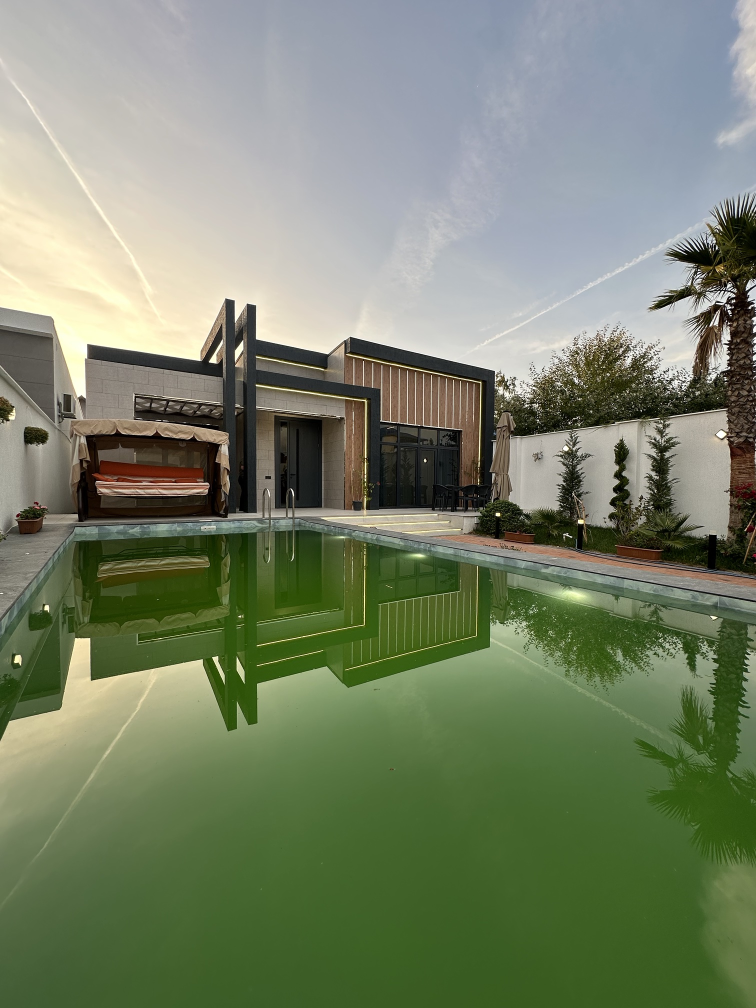
#> input picture montaj/evler/merdekan-4-2sot-160m/orig/facade_pool.jpg, 1512 x 2016 px (shown at 1/2 size); its folder holds 4 pictures in this run
$ python poolblue.py
#> lines starting #> are read from the running program, lines starting #| are printed output that depends on the picture; after the words box and inside, x2 and y2 are one past the last pixel; in counts of white or black regions, pixels touching at a corner belong together
"""Hovuz suyunu yaşıldan göyə çevirir (orig/ -> photos/). Yalnız çəkilmiş poliqon içində, yaşıl tonlara təsir edir."""
import cv2, numpy as np, sys
from pathlib import Path
D = Path(__file__).resolve().parent
POLYS = {
    "facade_pool":   [(140,1062),(520,1040),(980,1110),(1540,1215),(1540,2040),(-40,2040),(-40,1460)],
    "pool_palm":     [(-40,1120),(560,1050),(980,990),(1540,1040),(1540,2040),(-40,2040)],
    "facade_garden": [(0,1092),(470,1062),(560,1062),(560,1100),(0,1150)],
    "terrace_pool":  [(700,1052),(1340,1042),(1440,1135),(760,1172)],
}
for k, poly in POLYS.items():
    im = cv2.imread(str(D / "orig" / f"{k}.jpg"))
#> im is the input picture: shape (2016, 1512, 3); mean B, G, R 105.7, 130.6, 119.8
    h, w = im.shape[:2]
#> h = 2016; w = 1512
    m = np.zeros((h, w), np.uint8)
    cv2.fillPoly(m, [np.array(poly, np.int32)], 255)
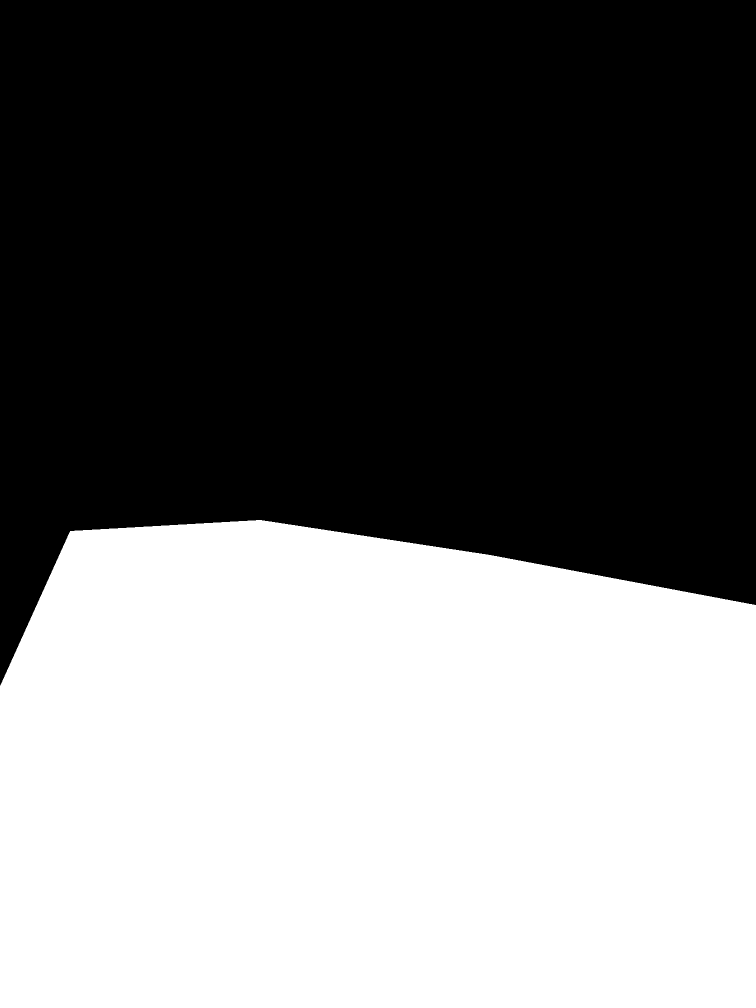
#> m: shape (2016, 1512) (shown at 1/2 size); 44.8% white; 1 white region, box (x1, y1, x2, y2) and area: (0, 1040, 1512, 2016) 1366770
    m = cv2.GaussianBlur(m, (0, 0), 3).astype(np.float32) / 255
    hsv = cv2.cvtColor(im, cv2.COLOR_BGR2HSV).astype(np.float32)
    H, S, V = hsv[..., 0], hsv[..., 1], hsv[..., 2]
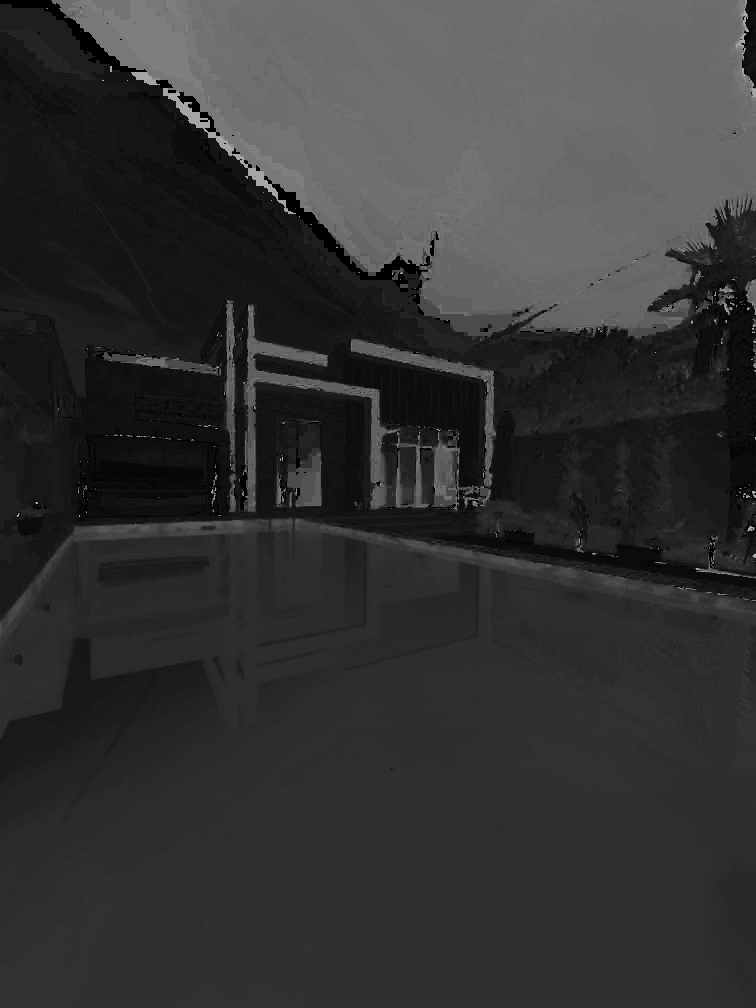
#> H: shape (2016, 1512) float32 (shown at 1/2 size); min 0, max 179, mean 52.1
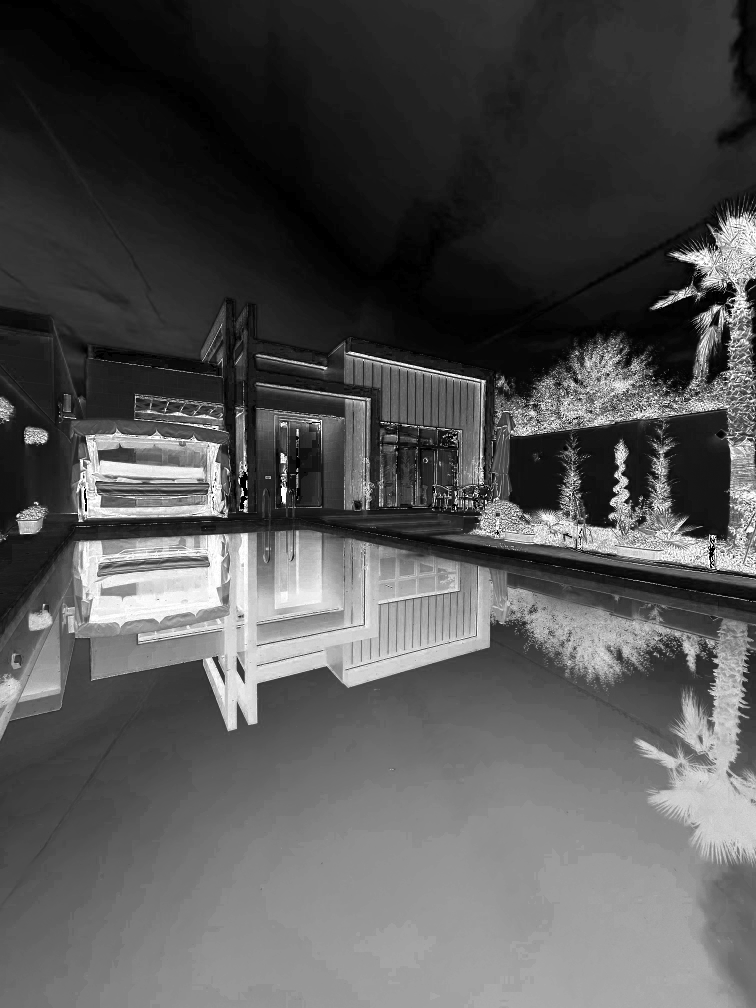
#> S: shape (2016, 1512) float32 (shown at 1/2 size); min 0, max 255, mean 84
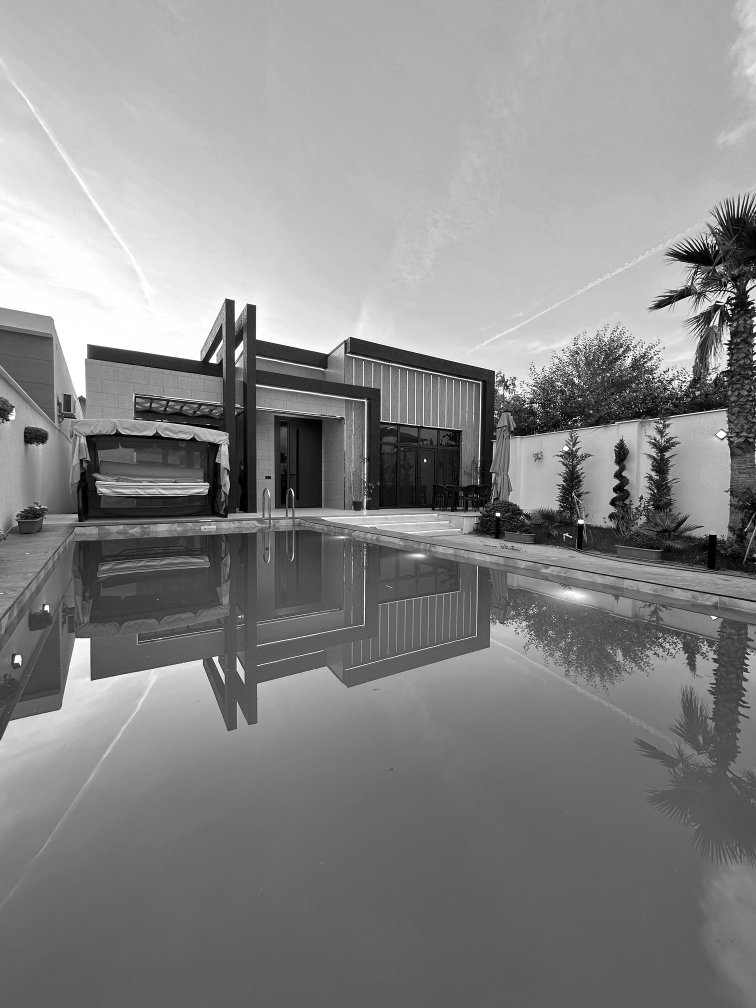
#> V: shape (2016, 1512) float32 (shown at 1/2 size); min 0, max 255, mean 135.4
    # green/olive/teal hues (OpenCV 0..180): 25..95
    gw = np.clip((H - 15) / 10, 0, 1) * np.clip((105 - H) / 10, 0, 1) * np.clip(S / 30, 0, 1)
    wgt = (gw * m)
    newH = 101.0  # clear pool blue (~202 deg)
    hsv2 = hsv.copy()
    hsv2[..., 0] = H * (1 - wgt) + newH * wgt
    hsv2[..., 1] = np.clip(S * (1 + 0.25 * wgt), 0, 255)
    hsv2[..., 2] = np.clip(V * (1 + 0.30 * wgt) + 8 * wgt, 0, 255)
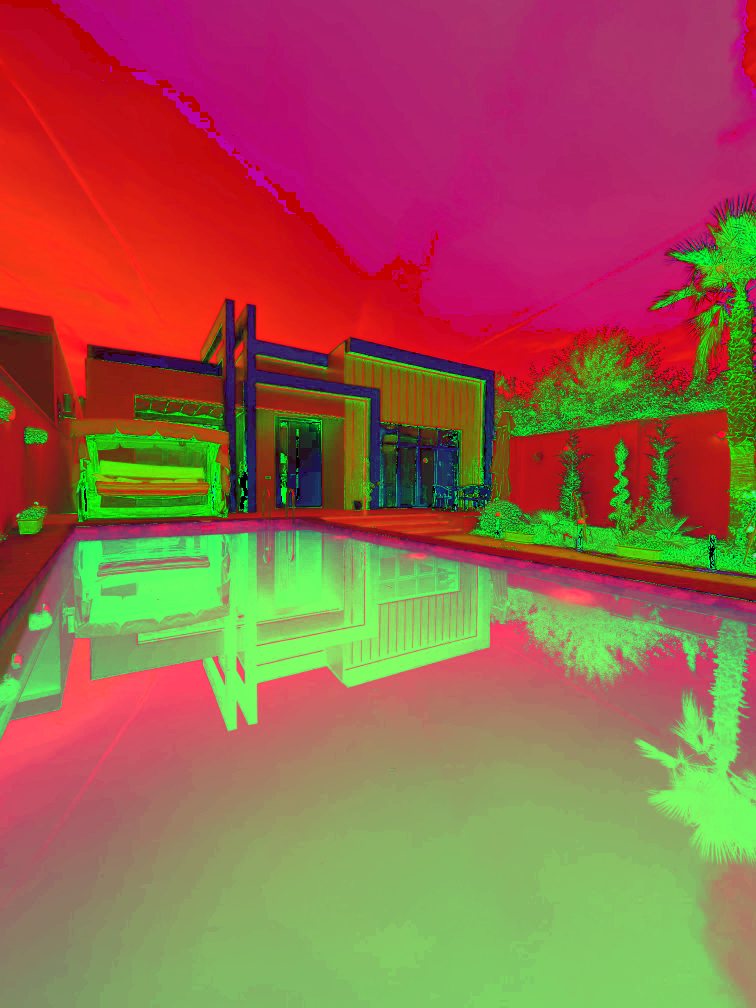
#> hsv2: shape (2016, 1512, 3) float32 (shown at 1/2 size); mean B, G, R 75.8, 97.7, 152.8
    out = cv2.cvtColor(hsv2.astype(np.uint8), cv2.COLOR_HSV2BGR)
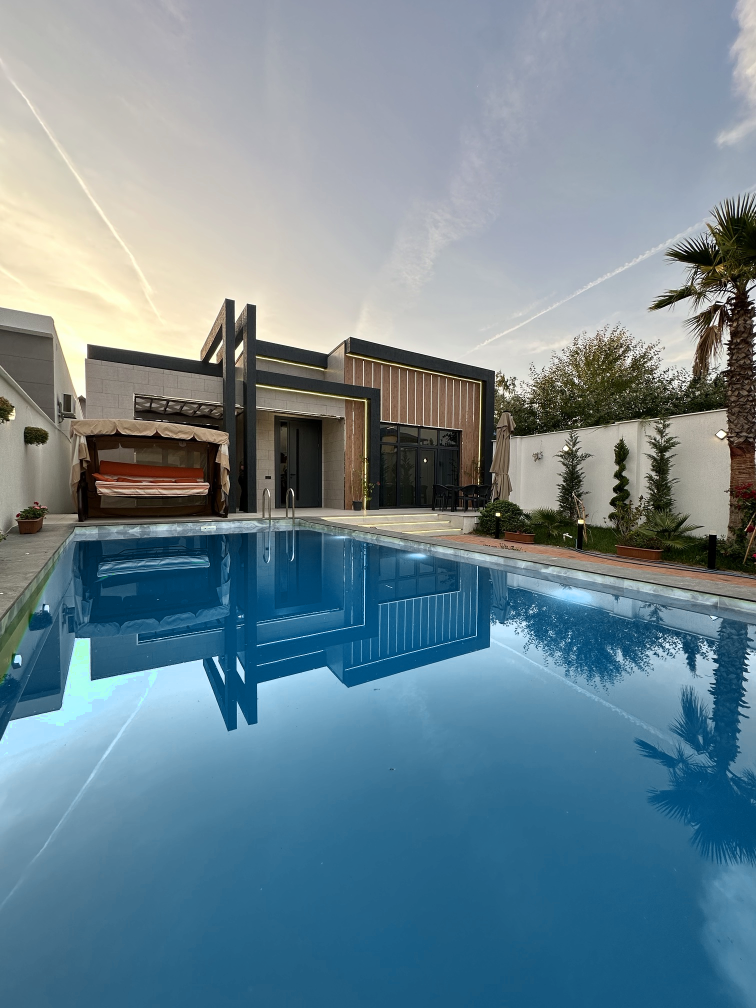
#> out: shape (2016, 1512, 3) (shown at 1/2 size); mean B, G, R 145.8, 133.8, 109.8
    cv2.imwrite(str(D / "photos" / f"{k}.jpg"), out, [cv2.IMWRITE_JPEG_QUALITY, 95])
    if len(sys.argv) > 1:
        sm = lambda a: cv2.resize(a, (375, 500))
        cv2.imwrite(f"{sys.argv[1]}/pb_{k}.jpg", np.hstack([sm(im), sm(out)]))
#> pass 2 of the loop `for k, poly in POLYS.items():`:
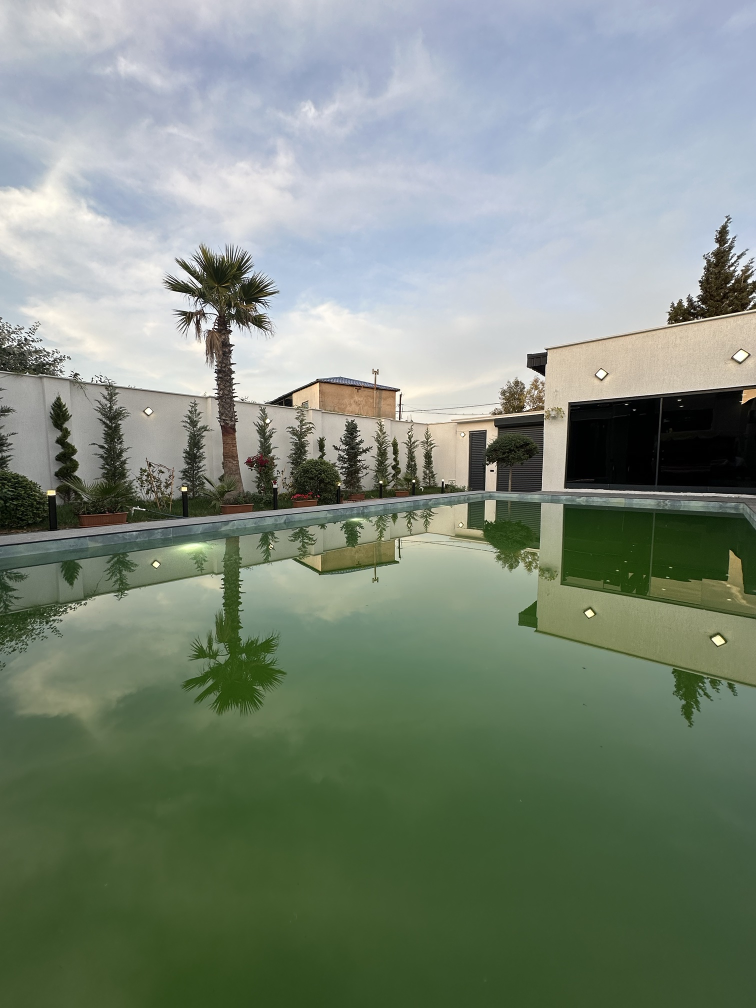
#> input picture montaj/evler/merdekan-4-2sot-160m/orig/pool_palm.jpg, 1512 x 2016 px (shown at 1/2 size)
#> im is the input picture: shape (2016, 1512, 3); mean B, G, R 124, 137.7, 125.3
#> `cv2.fillPoly(m, [np.array(poly, np.int32)], 255)`:
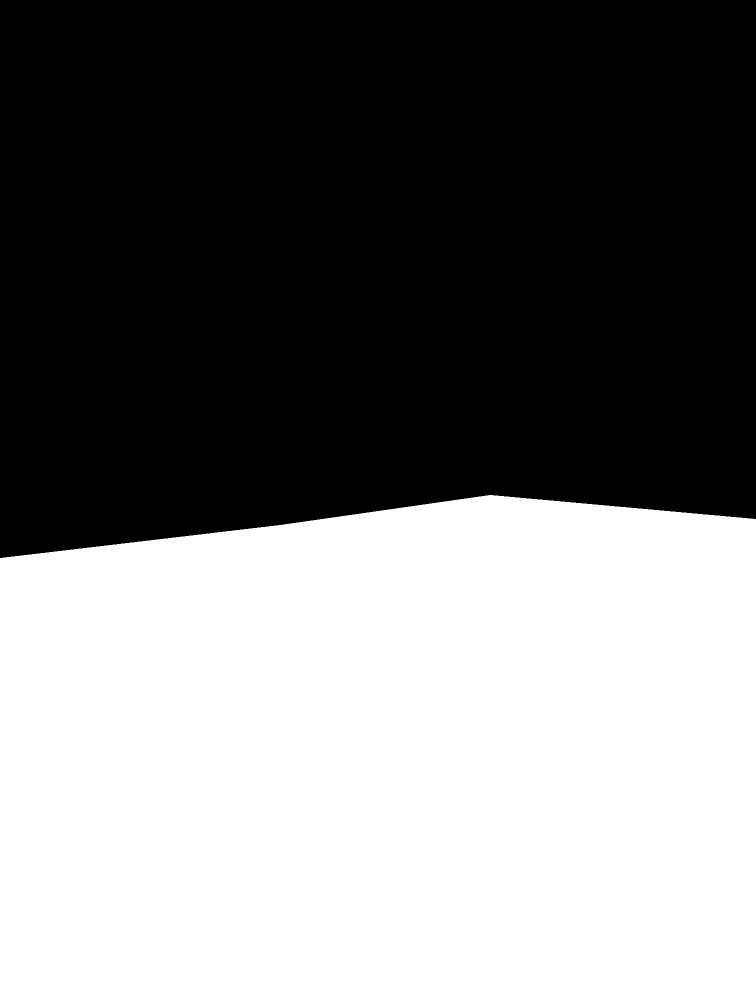
#> m: shape (2016, 1512) (shown at 1/2 size); 48.3% white; 1 white region, box (x1, y1, x2, y2) and area: (0, 990, 1512, 2016) 1473800
#> `out = cv2.cvtColor(hsv2.astype(np.uint8), cv2.COLOR_HSV2BGR)`:
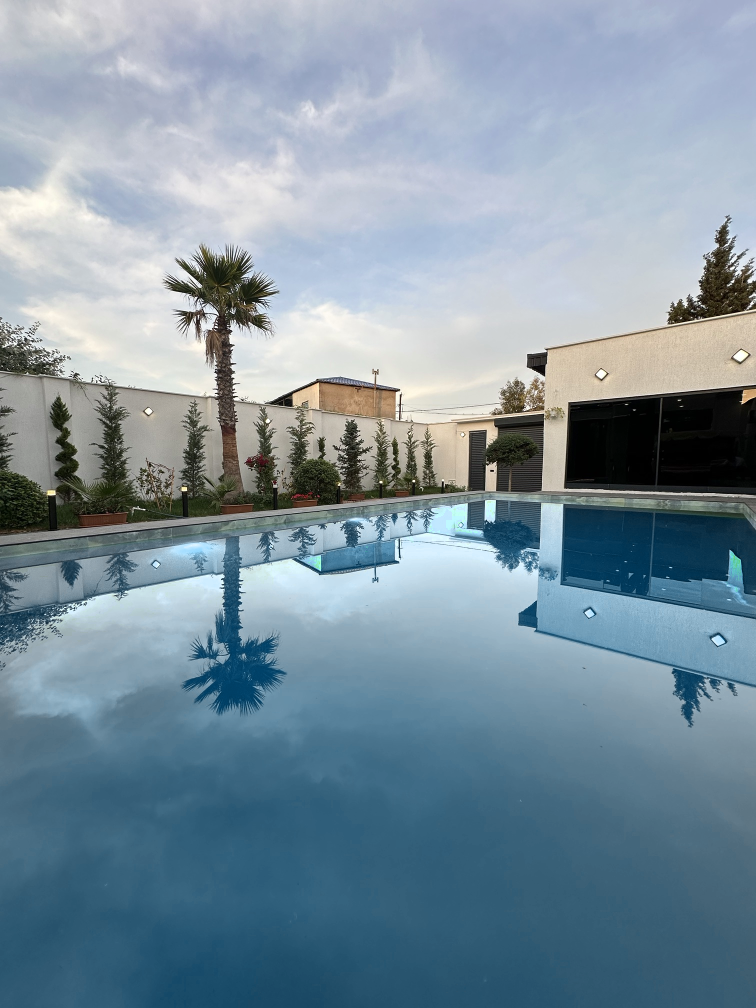
#> out: shape (2016, 1512, 3) (shown at 1/2 size); mean B, G, R 158.8, 145.5, 124.9
#> pass 3 of the loop `for k, poly in POLYS.items():`:
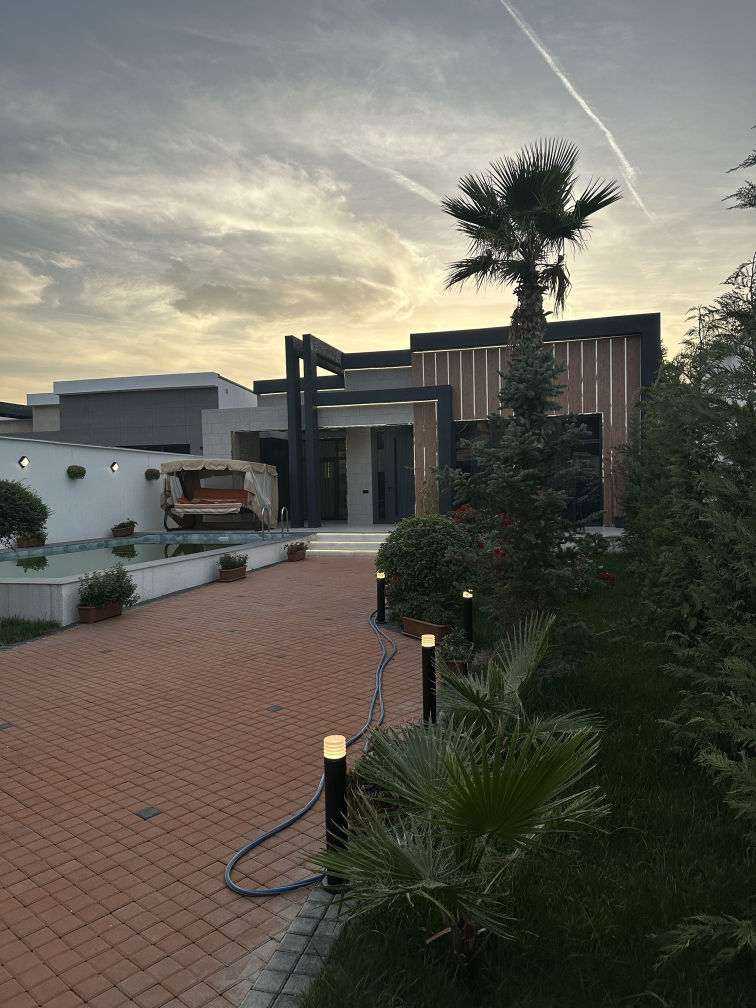
#> input picture montaj/evler/merdekan-4-2sot-160m/orig/facade_garden.jpg, 1512 x 2016 px (shown at 1/2 size)
#> im is the input picture: shape (2016, 1512, 3); mean B, G, R 90.1, 99.9, 101.8
#> `cv2.fillPoly(m, [np.array(poly, np.int32)], 255)`:
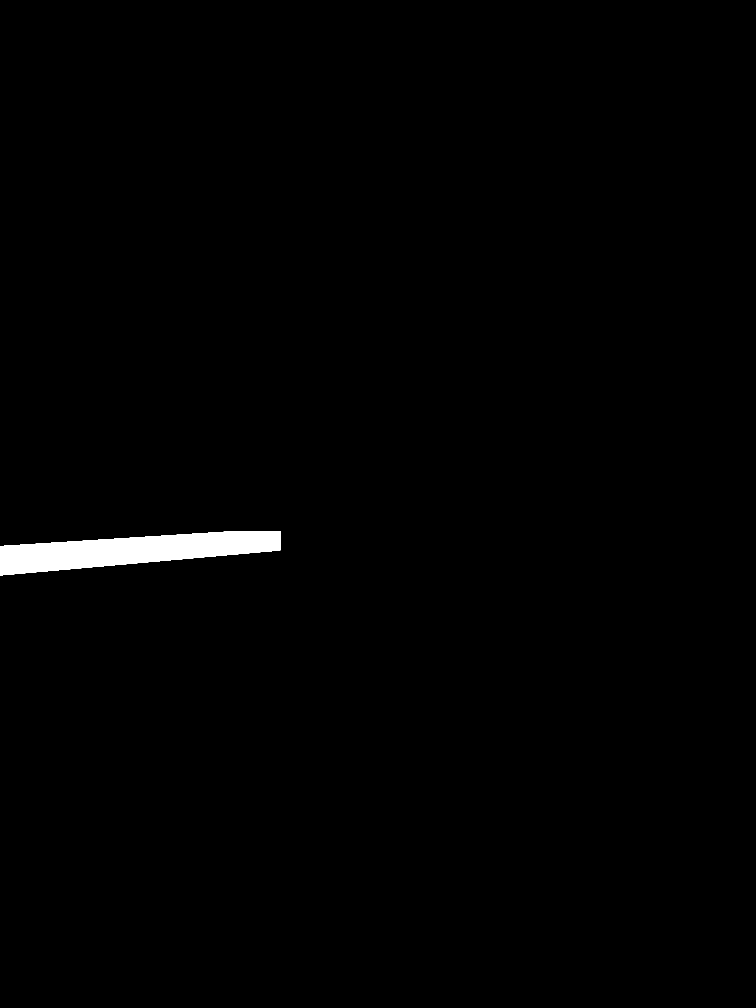
#> m: shape (2016, 1512) (shown at 1/2 size); 0.95% white; 1 white region, box (x1, y1, x2, y2) and area: (0, 1062, 561, 1151) 28844
#> `gw = np.clip((H - 15) / 10, 0, 1) * np.clip((105 - H) / 10, 0, 1) * np..`:
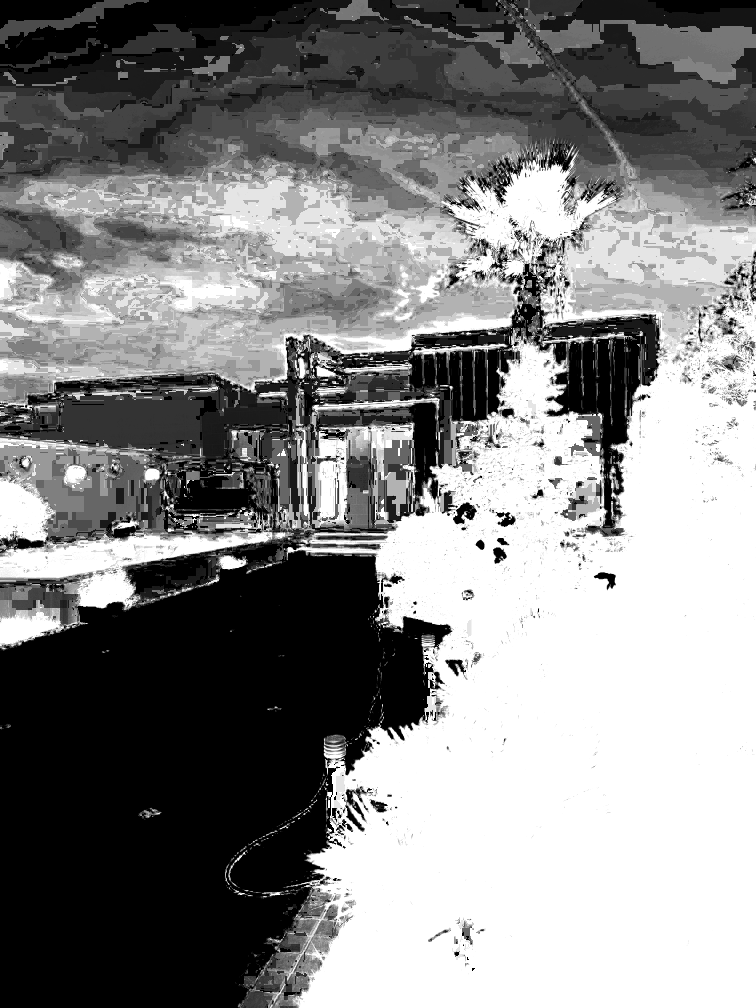
#> gw: shape (2016, 1512) float32 (shown at 1/2 size); min 0, max 1, mean 0.523
#> the loop made 4 passes; the first 3 are shown
print("ok")
